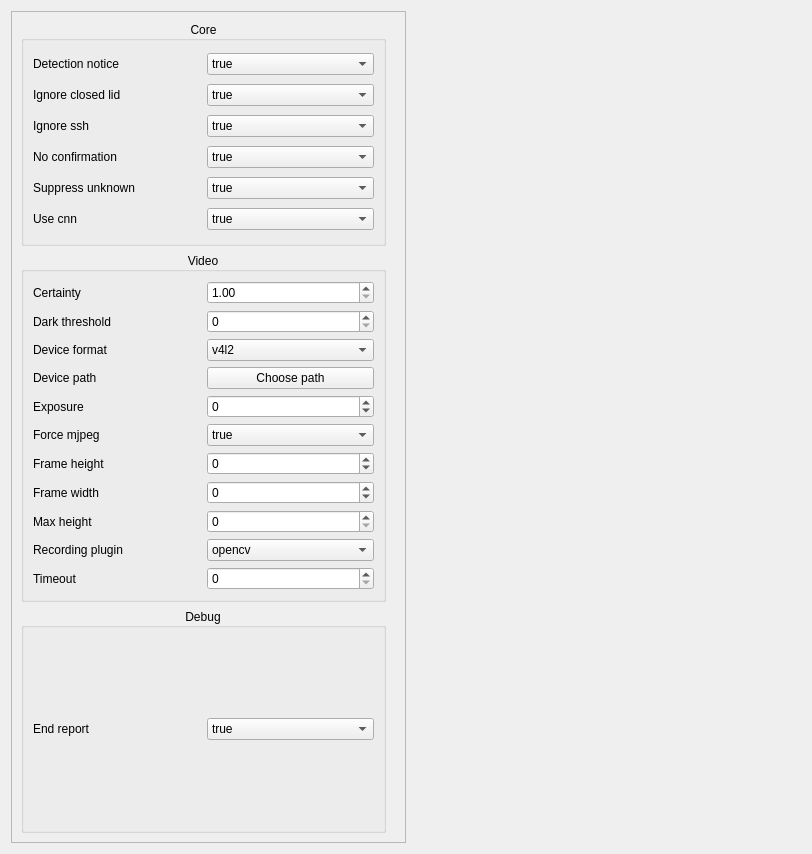
<?xml version="1.0" encoding="UTF-8"?>
<ui version="4.0">
 <class>ConfigWidget</class>
 <widget class="QWidget" name="ConfigWidget">
  <property name="geometry">
   <rect>
    <x>0</x>
    <y>0</y>
    <width>812</width>
    <height>854</height>
   </rect>
  </property>
  <property name="windowTitle">
   <string>Form</string>
  </property>
  <layout class="QGridLayout" name="gridLayout">
   <item row="0" column="0">
    <widget class="QScrollArea" name="scrollArea">
     <property name="widgetResizable">
      <bool>true</bool>
     </property>
     <widget class="QWidget" name="scrollAreaGroups">
      <property name="geometry">
       <rect>
        <x>0</x>
        <y>0</y>
        <width>392</width>
        <height>834</height>
       </rect>
      </property>
      <layout class="QGridLayout" name="gridLayout_2">
       <item row="0" column="0">
        <layout class="QGridLayout" name="gridGroups">
         <property name="rightMargin">
          <number>10</number>
         </property>
         <item row="2" column="1">
          <widget class="QGroupBox" name="debugGroup">
           <property name="title">
            <string>Debug</string>
           </property>
           <property name="alignment">
            <set>Qt::AlignCenter</set>
           </property>
           <layout class="QGridLayout" name="gridLayout_6">
            <item row="0" column="0">
             <widget class="QLabel" name="labelEndReport">
              <property name="text">
               <string>End report</string>
              </property>
             </widget>
            </item>
            <item row="0" column="1">
             <widget class="QComboBox" name="comboEndReport">
              <item>
               <property name="text">
                <string>true</string>
               </property>
              </item>
              <item>
               <property name="text">
                <string>false</string>
               </property>
              </item>
             </widget>
            </item>
           </layout>
          </widget>
         </item>
         <item row="0" column="1">
          <widget class="QGroupBox" name="coreGroup">
           <property name="title">
            <string>Core</string>
           </property>
           <property name="alignment">
            <set>Qt::AlignCenter</set>
           </property>
           <property name="flat">
            <bool>false</bool>
           </property>
           <property name="checkable">
            <bool>false</bool>
           </property>
           <layout class="QGridLayout" name="gridLayout_4">
            <item row="0" column="0">
             <widget class="QLabel" name="labelDetectionNotice">
              <property name="text">
               <string>Detection notice</string>
              </property>
             </widget>
            </item>
            <item row="0" column="1">
             <widget class="QComboBox" name="comboDetectionNotice">
              <item>
               <property name="text">
                <string>true</string>
               </property>
              </item>
              <item>
               <property name="text">
                <string>false</string>
               </property>
              </item>
             </widget>
            </item>
            <item row="1" column="0">
             <widget class="QLabel" name="labelIgnoreClosedLid">
              <property name="text">
               <string>Ignore closed lid</string>
              </property>
             </widget>
            </item>
            <item row="1" column="1">
             <widget class="QComboBox" name="comboIgnoreClosedLid">
              <item>
               <property name="text">
                <string>true</string>
               </property>
              </item>
              <item>
               <property name="text">
                <string>false</string>
               </property>
              </item>
             </widget>
            </item>
            <item row="2" column="0">
             <widget class="QLabel" name="labelIgnoreSsh">
              <property name="text">
               <string>Ignore ssh</string>
              </property>
             </widget>
            </item>
            <item row="2" column="1">
             <widget class="QComboBox" name="comboIgnoreSsh">
              <item>
               <property name="text">
                <string>true</string>
               </property>
              </item>
              <item>
               <property name="text">
                <string>false</string>
               </property>
              </item>
             </widget>
            </item>
            <item row="3" column="0">
             <widget class="QLabel" name="labelNoConfirmation">
              <property name="text">
               <string>No confirmation</string>
              </property>
             </widget>
            </item>
            <item row="3" column="1">
             <widget class="QComboBox" name="comboNoConfirmation">
              <item>
               <property name="text">
                <string>true</string>
               </property>
              </item>
              <item>
               <property name="text">
                <string>false</string>
               </property>
              </item>
             </widget>
            </item>
            <item row="4" column="0">
             <widget class="QLabel" name="labelSuppressUknown">
              <property name="text">
               <string>Suppress unknown</string>
              </property>
             </widget>
            </item>
            <item row="4" column="1">
             <widget class="QComboBox" name="comboSuppressUnknown">
              <item>
               <property name="text">
                <string>true</string>
               </property>
              </item>
              <item>
               <property name="text">
                <string>false</string>
               </property>
              </item>
             </widget>
            </item>
            <item row="5" column="0">
             <widget class="QLabel" name="labelUseCnn">
              <property name="text">
               <string>Use cnn</string>
              </property>
             </widget>
            </item>
            <item row="5" column="1">
             <widget class="QComboBox" name="comboUseCnn">
              <item>
               <property name="text">
                <string>true</string>
               </property>
              </item>
              <item>
               <property name="text">
                <string>false</string>
               </property>
              </item>
             </widget>
            </item>
           </layout>
          </widget>
         </item>
         <item row="1" column="1">
          <widget class="QGroupBox" name="videoGroup">
           <property name="title">
            <string>Video</string>
           </property>
           <property name="alignment">
            <set>Qt::AlignCenter</set>
           </property>
           <layout class="QGridLayout" name="gridLayout_5">
            <item row="6" column="0">
             <widget class="QLabel" name="labelFrameHeight">
              <property name="text">
               <string>Frame height</string>
              </property>
             </widget>
            </item>
            <item row="0" column="0">
             <widget class="QLabel" name="labelCertainty">
              <property name="text">
               <string>Certainty</string>
              </property>
             </widget>
            </item>
            <item row="1" column="1">
             <widget class="QSpinBox" name="spinDarkThreshold">
              <property name="maximum">
               <number>100</number>
              </property>
             </widget>
            </item>
            <item row="10" column="0">
             <widget class="QLabel" name="labelTimeout">
              <property name="text">
               <string>Timeout</string>
              </property>
             </widget>
            </item>
            <item row="1" column="0">
             <widget class="QLabel" name="labelDarkThreshold">
              <property name="text">
               <string>Dark threshold</string>
              </property>
             </widget>
            </item>
            <item row="5" column="1">
             <widget class="QComboBox" name="comboForceMjpeg">
              <item>
               <property name="text">
                <string>true</string>
               </property>
              </item>
              <item>
               <property name="text">
                <string>false</string>
               </property>
              </item>
             </widget>
            </item>
            <item row="4" column="0">
             <widget class="QLabel" name="labelExposure">
              <property name="text">
               <string>Exposure</string>
              </property>
             </widget>
            </item>
            <item row="7" column="1">
             <widget class="QSpinBox" name="spinFrameWidth">
              <property name="minimum">
               <number>-1</number>
              </property>
              <property name="maximum">
               <number>2000</number>
              </property>
             </widget>
            </item>
            <item row="8" column="1">
             <widget class="QSpinBox" name="spinMaxHeight">
              <property name="maximum">
               <number>2000</number>
              </property>
             </widget>
            </item>
            <item row="9" column="0">
             <widget class="QLabel" name="labelRecordingPlugin">
              <property name="text">
               <string>Recording plugin</string>
              </property>
             </widget>
            </item>
            <item row="9" column="1">
             <widget class="QComboBox" name="comboRecordingPlugin">
              <item>
               <property name="text">
                <string>opencv</string>
               </property>
              </item>
              <item>
               <property name="text">
                <string>ffmpeg</string>
               </property>
              </item>
              <item>
               <property name="text">
                <string>pyv4l2</string>
               </property>
              </item>
             </widget>
            </item>
            <item row="3" column="0">
             <widget class="QLabel" name="labelDevicePath">
              <property name="text">
               <string>Device path</string>
              </property>
             </widget>
            </item>
            <item row="8" column="0">
             <widget class="QLabel" name="labelMaxHeight">
              <property name="text">
               <string>Max height</string>
              </property>
             </widget>
            </item>
            <item row="2" column="1">
             <widget class="QComboBox" name="comboDeviceFormat">
              <item>
               <property name="text">
                <string>v4l2</string>
               </property>
              </item>
              <item>
               <property name="text">
                <string>vfwcap</string>
               </property>
              </item>
             </widget>
            </item>
            <item row="10" column="1">
             <widget class="QSpinBox" name="spinTimeout"/>
            </item>
            <item row="2" column="0">
             <widget class="QLabel" name="labelDeviceFormat">
              <property name="text">
               <string>Device format</string>
              </property>
             </widget>
            </item>
            <item row="4" column="1">
             <widget class="QSpinBox" name="spinExposure">
              <property name="minimum">
               <number>-1</number>
              </property>
             </widget>
            </item>
            <item row="7" column="0">
             <widget class="QLabel" name="labelFrameWidth">
              <property name="text">
               <string>Frame width</string>
              </property>
             </widget>
            </item>
            <item row="5" column="0">
             <widget class="QLabel" name="labelForceMjpeg">
              <property name="text">
               <string>Force mjpeg</string>
              </property>
             </widget>
            </item>
            <item row="6" column="1">
             <widget class="QSpinBox" name="spinFrameHeight">
              <property name="minimum">
               <number>-1</number>
              </property>
              <property name="maximum">
               <number>2000</number>
              </property>
             </widget>
            </item>
            <item row="0" column="1">
             <widget class="QDoubleSpinBox" name="spinCertainty">
              <property name="minimum">
               <double>1.000000000000000</double>
              </property>
              <property name="maximum">
               <double>10.000000000000000</double>
              </property>
             </widget>
            </item>
            <item row="3" column="1">
             <widget class="QPushButton" name="buttonDevicePath">
              <property name="text">
               <string>Choose path</string>
              </property>
             </widget>
            </item>
           </layout>
          </widget>
         </item>
        </layout>
       </item>
      </layout>
     </widget>
    </widget>
   </item>
   <item row="0" column="1">
    <spacer name="horizontalSpacer">
     <property name="orientation">
      <enum>Qt::Horizontal</enum>
     </property>
     <property name="sizeHint" stdset="0">
      <size>
       <width>40</width>
       <height>20</height>
      </size>
     </property>
    </spacer>
   </item>
  </layout>
 </widget>
 <resources/>
 <connections/>
</ui>
